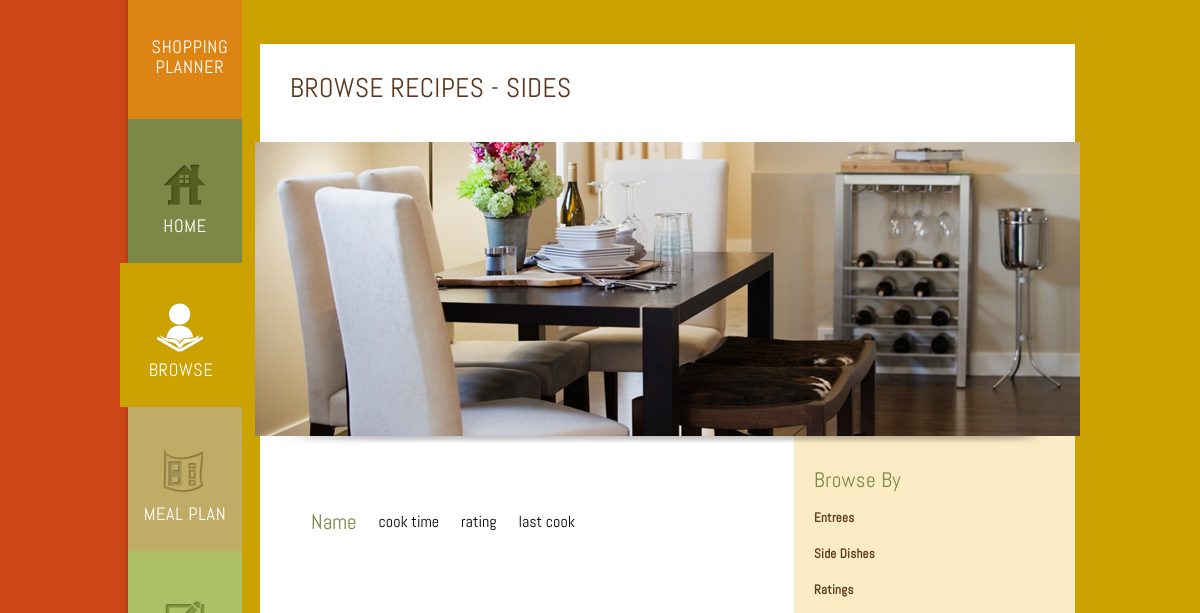
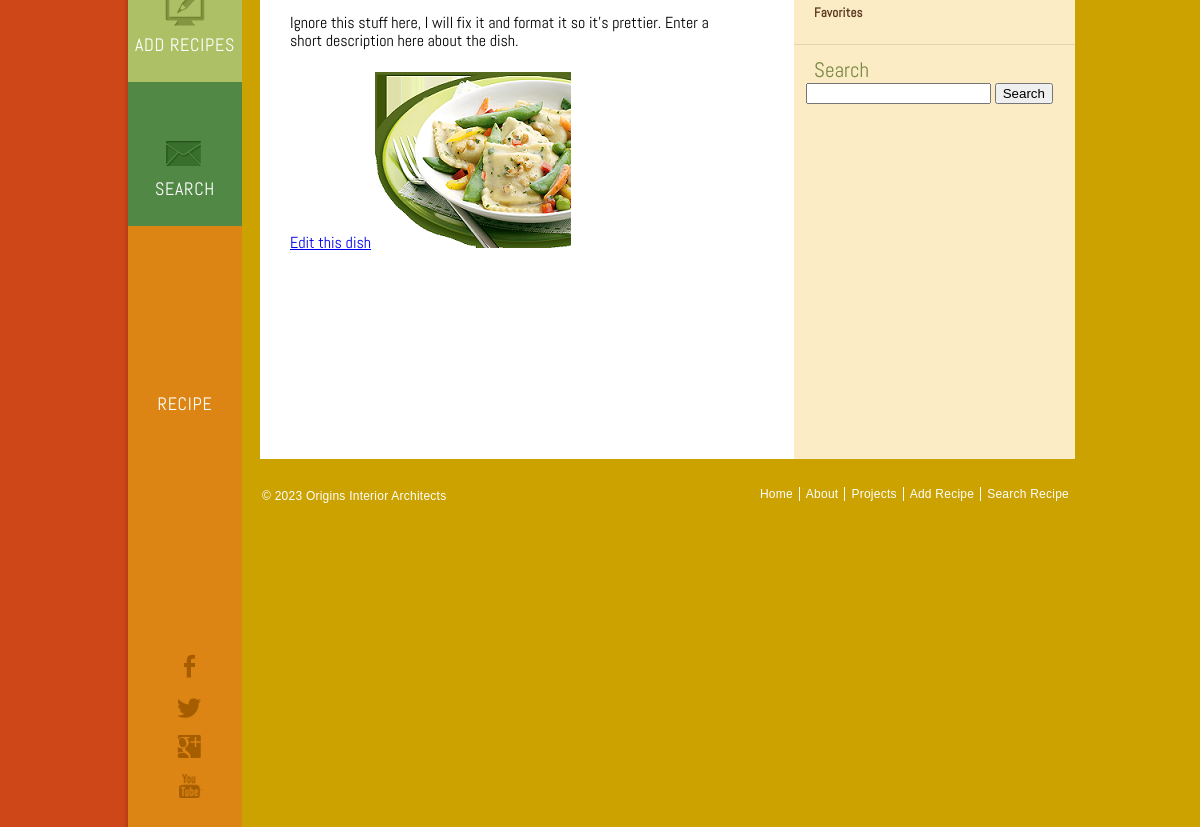
/browseRecipesSides.php, run on an earlier commit of the app's database (2 pictures, top to bottom).
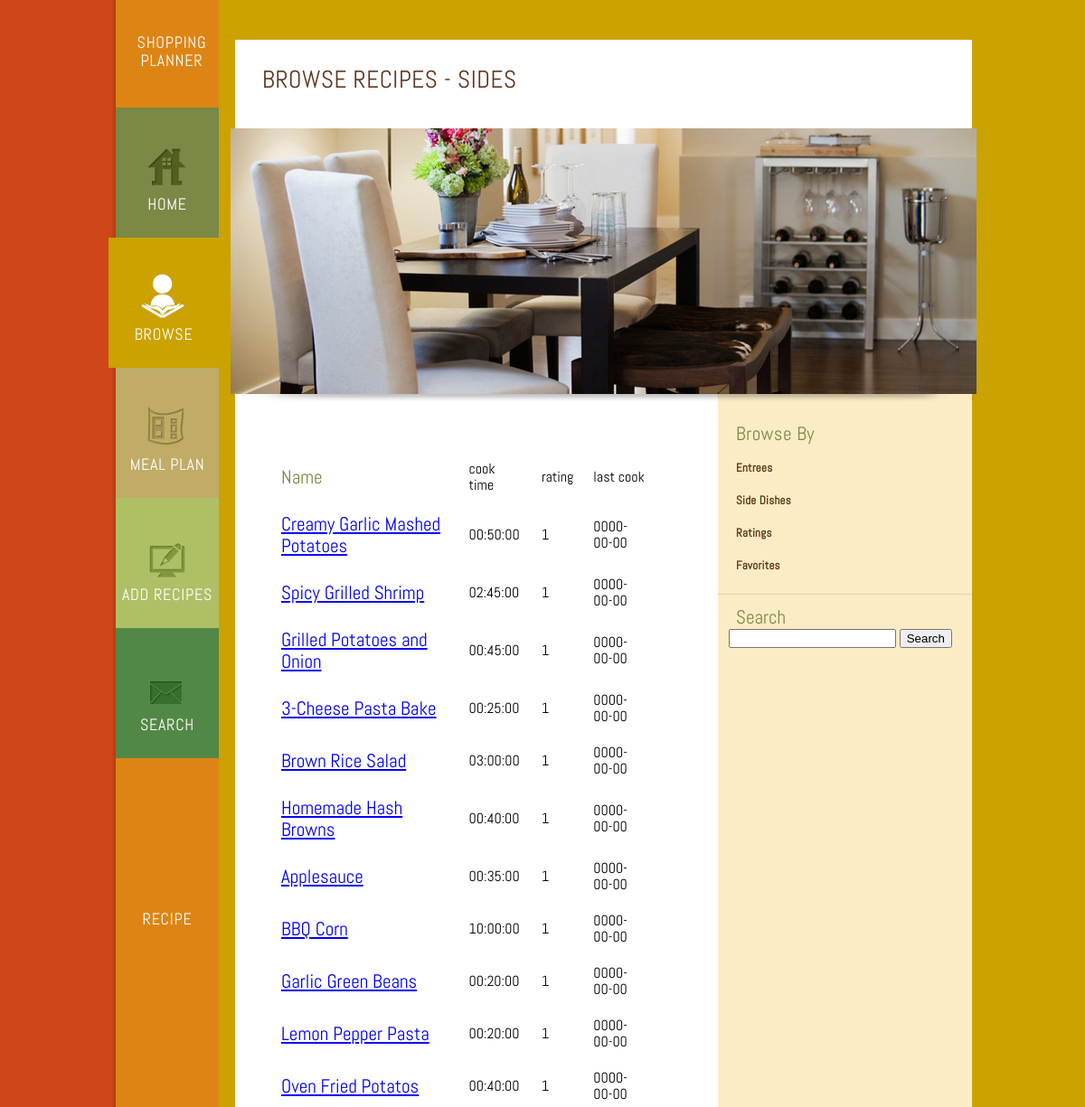
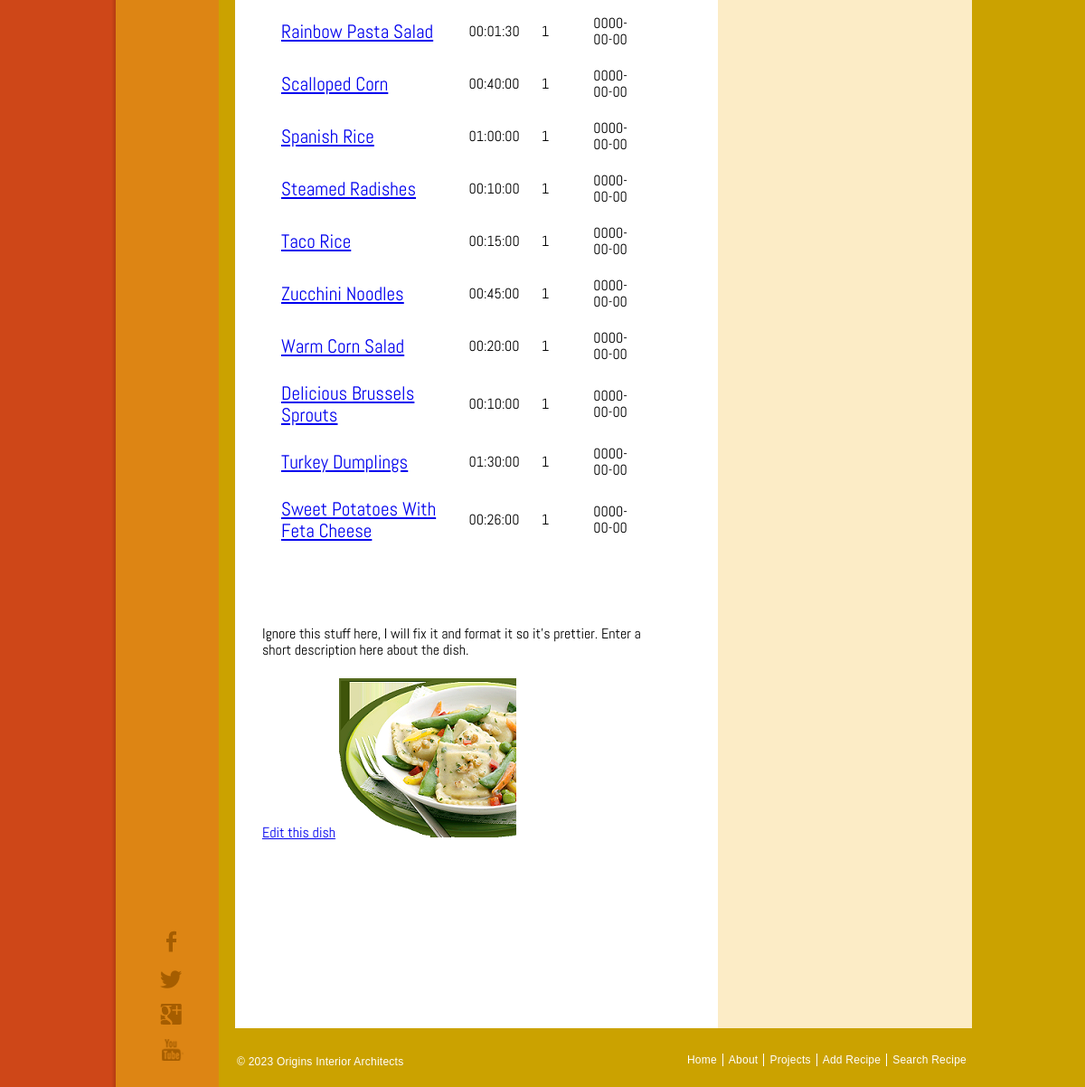
And on a later commit of the database (2 pictures, top to bottom).
### tables this page shows
CREATE TABLE IF NOT EXISTS `recipe` (
  `recipe_id` int(10) unsigned NOT NULL AUTO_INCREMENT,
  `recipe_name` varchar(50) NOT NULL,
  `description` blob NOT NULL,
  `instructions` blob NOT NULL,
  `cook_time` time NOT NULL,
  `rating` int(11) NOT NULL,
  `comments` blob,
  `last_cook_week` date DEFAULT NULL,
  `date_added` date NOT NULL,
  `side_dishes` int(11) NOT NULL,
  `pic_location` varchar(50) NOT NULL,
  PRIMARY KEY (`recipe_id`)
);

### browseRecipesSides.php (the view, shortened to what this page needs)
<!DOCTYPE html>
<html>
<head>
	<link rel="stylesheet" href="css/style.css" type="text/css">
</head>
<body>
	<div class="page">
		<div class="about-page">
			<div class="sidebar">
				<a href="index.html" id="logo">Shopping <br/>Planner</a>
				<ul>
					<li class="home">
						<a href="index.html">Home</a>
					</li>
					<li class="selected about">
						<a href="browseRecipes.php">Browse Recipes</a>
					</li>
					<li class="projects">
						<a href="mealPlan.html">Meal Plan</a>
					</li>
					<li class="blog">
						<a href="addRecipes.html">Add Recipes</a>
					</li>
					<li class="contact">
						<a href="searchRecipe.php">Search Recipe</a>
					</li>
				</ul>
				<div class="connect">
					<a href="http://freewebsitetemplates.com/go/facebook/" id="fb">facebook</a> <a href="http://freewebsitetemplates.com/go/twitter/" id="twitter">twitter</a> <a href="http://freewebsitetemplates.com/go/googleplus/" id="googleplus">google+</a> <a href="http://freewebsitetemplates.com/go/youtube/" id="youtube">youtube</a>
				</div>
			</div>
			<div class="body">
				<div class="content-about">
					<div>
						<h3>Browse Recipes - Sides</h3>
					</div>
					<div class="featured">
						<img src="images/dining-room.jpg" alt="">
					</div>
					<div>
						<div>
							<p class="dishes">
							<?php
		include "db_connect.php";
		$query = 'SELECT * FROM recipe WHERE side_dishes = -1';
		$result = mysqli_query($db, $query);
		echo '<table cellspacing="20"> <tr><td><h1>Name</h1></td> <td>cook time</td> <td>rating</td> <td>last cook</td></tr>';
		while (	$row = mysqli_fetch_array($result)){
	echo '<tr>';
		$id = $row['recipe_id'];
		$name = $row['recipe_name'];
		$cook_time = $row['cook_time'];
		$rating = $row['rating'];
		$last_cook = $row['last_cook_week'];
	echo '<td><a href="viewRecipe.php?id='.$id.'"><h1>'.$name.' </a></h1></td><td>'.$cook_time.'</td><td>'.$rating.'</td><td>'.$last_cook.'</td>';
	echo '</tr>';
		}
	echo '</table>';
?>
								<br><br>
								<br><br>
								Ignore this stuff here, I will fix it and format it so it's prettier.  Enter a short description here about the dish.</p><a href="http://www.freewebsitetemplates.com/about/terms">Edit this dish</a> <img src="images/dinner3.png" alt="">
							<br><br>
						</div>
						<div class="sidebar">
							<div>
								<h3>Browse By</h3>
								<a href="browseRecipesEntrees.php">Entrees</a> <a href="browseRecipesSides.php">Side Dishes</a><a href="browseRecipesRatings.php">Ratings</a><a href="#">Favorites</a>
							</div>
							<div>
								<h3>Search</h3>
								<ul>
								<form method="post" form action="searchRecipe.php">
									<input type="text" name="search" value="" onblur="this.value=!this.value?'Search recipe here...':this.value;" onfocus="this.select()" onclick="this.value='';">
									<input type="submit" value="Search">
								</form>
									<li>
									</li>
									<li>
									</li>
								</ul>
								<ul>
									<li>
									</li>
									<li>
									</li>
									<li>
									</li>
								</ul>
							</div>
						</div>
					</div>
				</div>
				<div class="footer">
					<p>
						&#169; 2023 Origins Interior Architects
					</p>
					<ul>
						<li>
							<a href="index.html">Home</a>
						</li>
						<li>
							<a href="browseRecipes.php">About</a>
						</li>
						<li>
							<a href="mealPlan.html">Projects</a>
						</li>
						<li>
							<a href="addRecipes.html">Add Recipe</a>
						</li>
						<li>
							<a href="searchRecipe.php">Search Recipe</a>
						</li>
					</ul>
				</div>
			</div>
		</div>
	</div>
</body>
</html>

What changed in the data, as far as the page shows it:
added recipe: recipe_name "Creamy Garlic Mashed Potatoes", cook_time "00:50:00", rating "1", last_cook_week "0000-00-00"
added recipe: recipe_name "Spicy Grilled Shrimp", cook_time "02:45:00", rating "1", last_cook_week "0000-00-00"
added recipe: recipe_name "Grilled Potatoes and Onion", cook_time "00:45:00", rating "1", last_cook_week "0000-00-00"
added recipe: recipe_name "3-Cheese Pasta Bake", cook_time "00:25:00", rating "1", last_cook_week "0000-00-00"
added recipe: recipe_name "Brown Rice Salad", cook_time "03:00:00", rating "1", last_cook_week "0000-00-00"
added recipe: recipe_name "Homemade Hash Browns", cook_time "00:40:00", rating "1", last_cook_week "0000-00-00"
added recipe: recipe_name "Applesauce", cook_time "00:35:00", rating "1", last_cook_week "0000-00-00"
added recipe: recipe_name "BBQ Corn", cook_time "10:00:00", rating "1", last_cook_week "0000-00-00"
added recipe: recipe_name "Garlic Green Beans", cook_time "00:20:00", rating "1", last_cook_week "0000-00-00"
added recipe: recipe_name "Lemon Pepper Pasta", cook_time "00:20:00", rating "1", last_cook_week "0000-00-00"
added recipe: recipe_name "Oven Fried Potatos", cook_time "00:40:00", rating "1", last_cook_week "0000-00-00"
added recipe: recipe_name "Rainbow Pasta Salad", cook_time "00:01:30", rating "1", last_cook_week "0000-00-00"
added recipe: recipe_name "Scalloped Corn", cook_time "00:40:00", rating "1", last_cook_week "0000-00-00"
added recipe: recipe_name "Spanish Rice", cook_time "01:00:00", rating "1", last_cook_week "0000-00-00"
added recipe: recipe_name "Steamed Radishes", cook_time "00:10:00", rating "1", last_cook_week "0000-00-00"
added recipe: recipe_name "Taco Rice", cook_time "00:15:00", rating "1", last_cook_week "0000-00-00"
added recipe: recipe_name "Zucchini Noodles", cook_time "00:45:00", rating "1", last_cook_week "0000-00-00"
added recipe: recipe_name "Warm Corn Salad", cook_time "00:20:00", rating "1", last_cook_week "0000-00-00"
added recipe: recipe_name "Delicious Brussels Sprouts", cook_time "00:10:00", rating "1", last_cook_week "0000-00-00"
added recipe: recipe_name "Turkey Dumplings", cook_time "01:30:00", rating "1", last_cook_week "0000-00-00"
added recipe: recipe_name "Sweet Potatoes With Feta Cheese", cook_time "00:26:00", rating "1", last_cook_week "0000-00-00"
